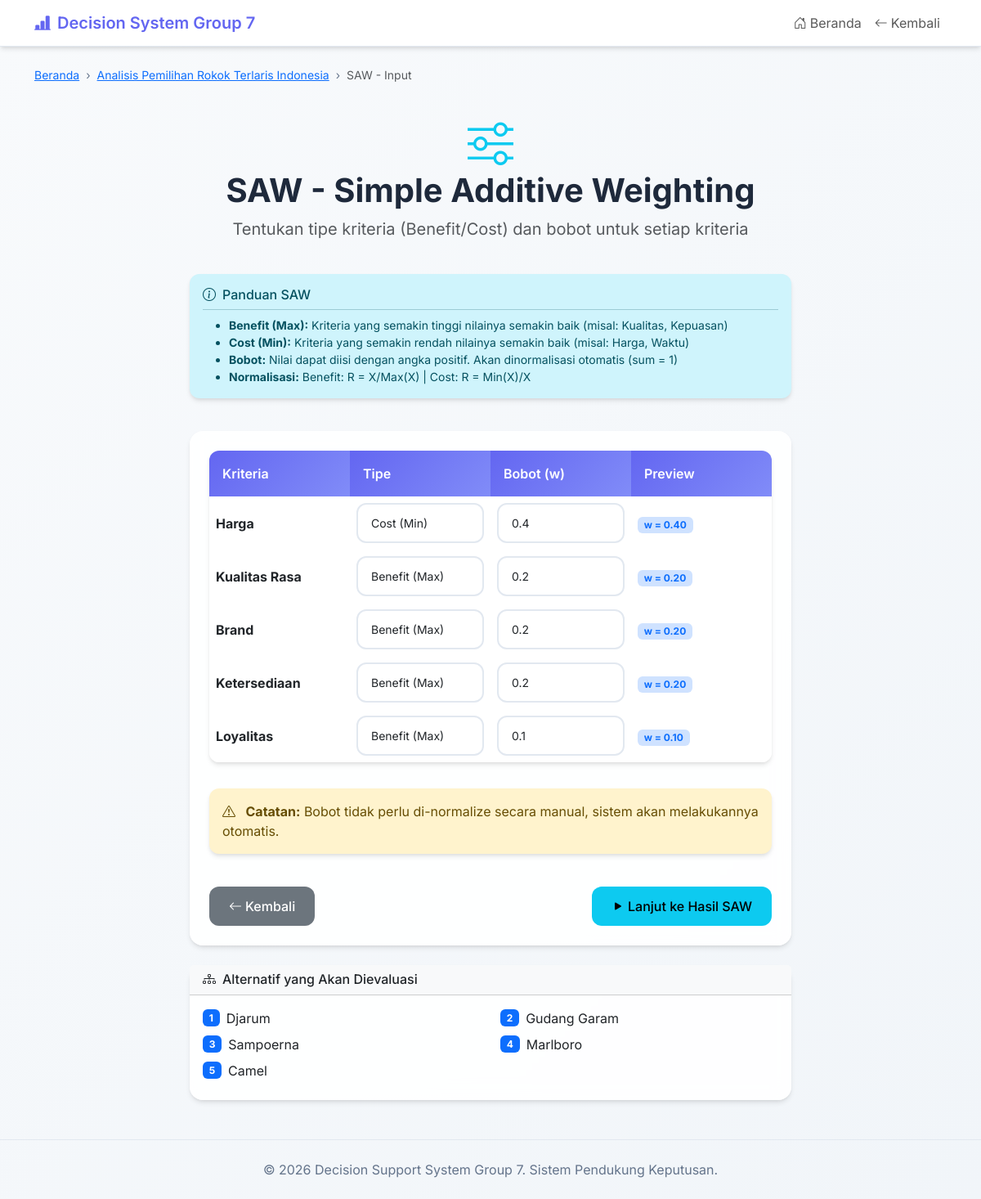
The app's page /project/1/saw_input with its own data.
### app.py (models this page shows, shortened)
class Project(db.Model):
    id = db.Column(db.Integer, primary_key=True)
    name = db.Column(db.String(100), nullable=False)
    criteria = db.relationship('Criterion', backref='project', lazy=True, cascade="all, delete-orphan")
    alternatives = db.relationship('Alternative', backref='project', lazy=True, cascade="all, delete-orphan")

class CriterionType(db.Model):
    id = db.Column(db.Integer, primary_key=True)
    criterion_id = db.Column(db.Integer, db.ForeignKey('criterion.id', ondelete='CASCADE'), nullable=False, unique=True)
    criterion = db.relationship('Criterion', backref=db.backref('type_info', uselist=False, cascade='all, delete-orphan'))
    is_benefit = db.Column(db.Boolean, default=True)  # True = Benefit (Max), False = Cost (Min)
    weight_saw = db.Column(db.Float, default=1.0)  # Bobot untuk SAW (default 1.0)
    weight_promethee = db.Column(db.Float, default=1.0)  # Bobot untuk PROMETHEE

class Criterion(db.Model):
    id = db.Column(db.Integer, primary_key=True)
    name = db.Column(db.String(100), nullable=False)
    project_id = db.Column(db.Integer, db.ForeignKey('project.id'), nullable=False)
    comparisons = db.relationship('Comparison', backref='criterion', lazy=True, cascade="all, delete-orphan")

class Alternative(db.Model):
    id = db.Column(db.Integer, primary_key=True)
    name = db.Column(db.String(100), nullable=False)
    project_id = db.Column(db.Integer, db.ForeignKey('project.id'), nullable=False)

### app.py (the view, shortened to what this page needs)
@app.route('/project/<int:project_id>/saw_input', methods=['GET', 'POST'])
def saw_input(project_id):
    project = Project.query.get_or_404(project_id)
    criteria = project.criteria
    alternatives = project.alternatives
    if len(criteria) == 0 or len(alternatives) == 0:
        return render_template('error.html', message='Kriteria dan alternatif harus ditambahkan terlebih dahulu')
    criterion_data = []
    for crit in criteria:
        crit_type = CriterionType.query.filter_by(criterion_id=crit.id).first()
        criterion_data.append({
            'criterion': crit,
            'is_benefit': crit_type.is_benefit if crit_type else True,
            'weight': crit_type.weight_saw if crit_type else 1.0
        })
    return render_template('saw_input.html', project=project, criterion_data=criterion_data, alternatives=alternatives)

### templates/saw_input.html (shortened to what this page needs)
{% extends "base.html" %}
{% block content %}
<div class="row mb-4">
    <div class="col-12">
        <nav aria-label="breadcrumb">
            <ol class="breadcrumb">
                <li class="breadcrumb-item"><a href="{{ url_for('index') }}">Beranda</a></li>
                <li class="breadcrumb-item"><a href="{{ url_for('project_detail', project_id=project.id) }}">{{ project.name }}</a></li>
                <li class="breadcrumb-item active">SAW - Input</li>
            </ol>
        </nav>
    </div>
</div>
<div class="row mb-4">
    <div class="col-12">
        <div class="text-center">
            <i class="bi bi-sliders display-4 text-info mb-3"></i>
            <h1 class="fw-bold">SAW - Simple Additive Weighting</h1>
            <p class="text-muted fs-5">Tentukan tipe kriteria (Benefit/Cost) dan bobot untuk setiap kriteria</p>
        </div>
    </div>
</div>
<div class="row mb-4">
    <div class="col-lg-8 mx-auto">
        <div class="alert alert-info border-0">
            <h6 class="alert-heading mb-2">
                <i class="bi bi-info-circle me-2"></i>Panduan SAW
            </h6>
            <hr class="my-2">
            <ul class="mb-0 small">
                <li><strong>Benefit (Max):</strong> Kriteria yang semakin tinggi nilainya semakin baik (misal: Kualitas, Kepuasan)</li>
                <li><strong>Cost (Min):</strong> Kriteria yang semakin rendah nilainya semakin baik (misal: Harga, Waktu)</li>
                <li><strong>Bobot:</strong> Nilai dapat diisi dengan angka positif. Akan dinormalisasi otomatis (sum = 1)</li>
                <li><strong>Normalisasi:</strong> Benefit: R = X/Max(X) | Cost: R = Min(X)/X</li>
            </ul>
        </div>
    </div>
</div>
<div class="row mb-4">
    <div class="col-lg-8 mx-auto">
        <form method="POST" class="card p-4">
            <table class="table table-borderless">
                <thead>
                    <tr>
                        <th width="25%">Kriteria</th>
                        <th width="25%">Tipe</th>
                        <th width="25%">Bobot (w)</th>
                        <th width="25%">Preview</th>
                    </tr>
                </thead>
                <tbody>
                    {% for data in criterion_data %}
                    <tr class="align-middle">
                        <td>
                            <strong>{{ data.criterion.name }}</strong>
                        </td>
                        <td>
                            <select name="type_{{ data.criterion.id }}" class="form-select form-select-sm" required>
                                <option value="benefit" {% if data.is_benefit %}selected{% endif %}>
                                    <i class="bi bi-arrow-up"></i> Benefit (Max)
                                </option>
                                <option value="cost" {% if not data.is_benefit %}selected{% endif %}>
                                    <i class="bi bi-arrow-down"></i> Cost (Min)
                                </option>
                            </select>
                        </td>
                        <td>
                            <input type="number" name="weight_{{ data.criterion.id }}"
                                   value="{{ data.weight }}"
                                   step="0.1" min="0.1" max="10"
                                   class="form-control form-control-sm" required>
                        </td>
                        <td>
                            <span class="badge bg-primary-subtle text-primary">w = {{ "%.2f"|format(data.weight) }}</span>
                        </td>
                    </tr>
                    {% endfor %}
                </tbody>
            </table>
            <div class="alert alert-warning mt-3 mb-3">
                <i class="bi bi-exclamation-triangle me-2"></i>
                <strong>Catatan:</strong> Bobot tidak perlu di-normalize secara manual, sistem akan melakukannya otomatis.
            </div>
            <div class="d-flex gap-2 mt-4">
                <a href="{{ url_for('project_detail', project_id=project.id) }}" class="btn btn-secondary">
                    <i class="bi bi-arrow-left me-1"></i>Kembali
                </a>
                <button type="submit" class="btn btn-info ms-auto">
                    <i class="bi bi-play-fill me-1"></i>Lanjut ke Hasil SAW
                </button>
            </div>
        </form>
    </div>
</div>
<div class="row mb-4">
    <div class="col-lg-8 mx-auto">
        <div class="card">
            <div class="card-header bg-light">
                <h6 class="mb-0">
                    <i class="bi bi-diagram-3 me-2"></i>Alternatif yang Akan Dievaluasi
                </h6>
            </div>
            <div class="card-body">
                <div class="row">
                    {% for alt in alternatives %}
                    <div class="col-md-6 mb-2">
                        <div class="d-flex align-items-center">
                            <span class="badge bg-primary me-2">{{ loop.index }}</span>
                            <span>{{ alt.name }}</span>
                        </div>
                    </div>
                    {% endfor %}
                </div>
            </div>
        </div>
    </div>
</div>
{% endblock %}

### templates/base.html (style rules this page uses)
:root { --primary-color: #6366f1; --primary-light: #818cf8; --primary-dark: #4f46e5; --secondary-color: #f8fafc; --accent-color: #10b981; --text-primary: #1e293b; --text-secondary: #64748b; --border-color: #e2e8f0; --shadow: 0 4px 6px -1px rgba(0, 0, 0, 0.1), 0 2px 4px -1px rgba(0, 0, 0, 0.06); --shadow-lg: 0 10px 15px -3px rgba(0, 0, 0, 0.1), 0 4px 6px -2px rgba(0, 0, 0, 0.05); }
body { font-family: 'Inter', sans-serif; background: linear-gradient(135deg, #f8fafc 0%, #f1f5f9 100%); min-height: 100vh; color: var(--text-primary); }
.card { border: none; border-radius: 16px; box-shadow: var(--shadow); background: rgba(255, 255, 255, 0.9); backdrop-filter: blur(10px); transition: all 0.3s ease; }
.btn { border-radius: 12px; font-weight: 500; padding: 12px 24px; transition: all 0.3s ease; border: none; }
.form-control, .form-select { border-radius: 12px; border: 2px solid var(--border-color); padding: 12px 16px; transition: all 0.3s ease; background: rgba(255, 255, 255, 0.8); }
.table { border-radius: 12px; overflow: hidden; box-shadow: var(--shadow); }
.table thead th { background: linear-gradient(135deg, var(--primary-color), var(--primary-light)); color: white; border: none; font-weight: 600; padding: 16px; }
.table tbody tr { transition: all 0.2s ease; }
.alert { border-radius: 12px; border: none; box-shadow: var(--shadow); }
.breadcrumb { background: transparent; font-size: 14px; }
.breadcrumb-item + .breadcrumb-item::before { content: "›"; color: var(--text-secondary); }

### records on screen
Project: name "Analisis Pemilihan Rokok Terlaris Indonesia"
CriterionType: criterion.name "Harga", value "Cost (Min)", weight "0.4", weight "0.40"
CriterionType: criterion.name "Kualitas Rasa", value "Benefit (Max)", weight "0.2", weight "0.20"
CriterionType: criterion.name "Brand", value "Benefit (Max)", weight "0.2", weight "0.20"
CriterionType: criterion.name "Ketersediaan", value "Benefit (Max)", weight "0.2", weight "0.20"
CriterionType: criterion.name "Loyalitas", value "Benefit (Max)", weight "0.1", weight "0.10"
Alternative: name "Djarum"
Alternative: name "Gudang Garam"
Alternative: name "Sampoerna"
Alternative: name "Marlboro"
Alternative: name "Camel"
